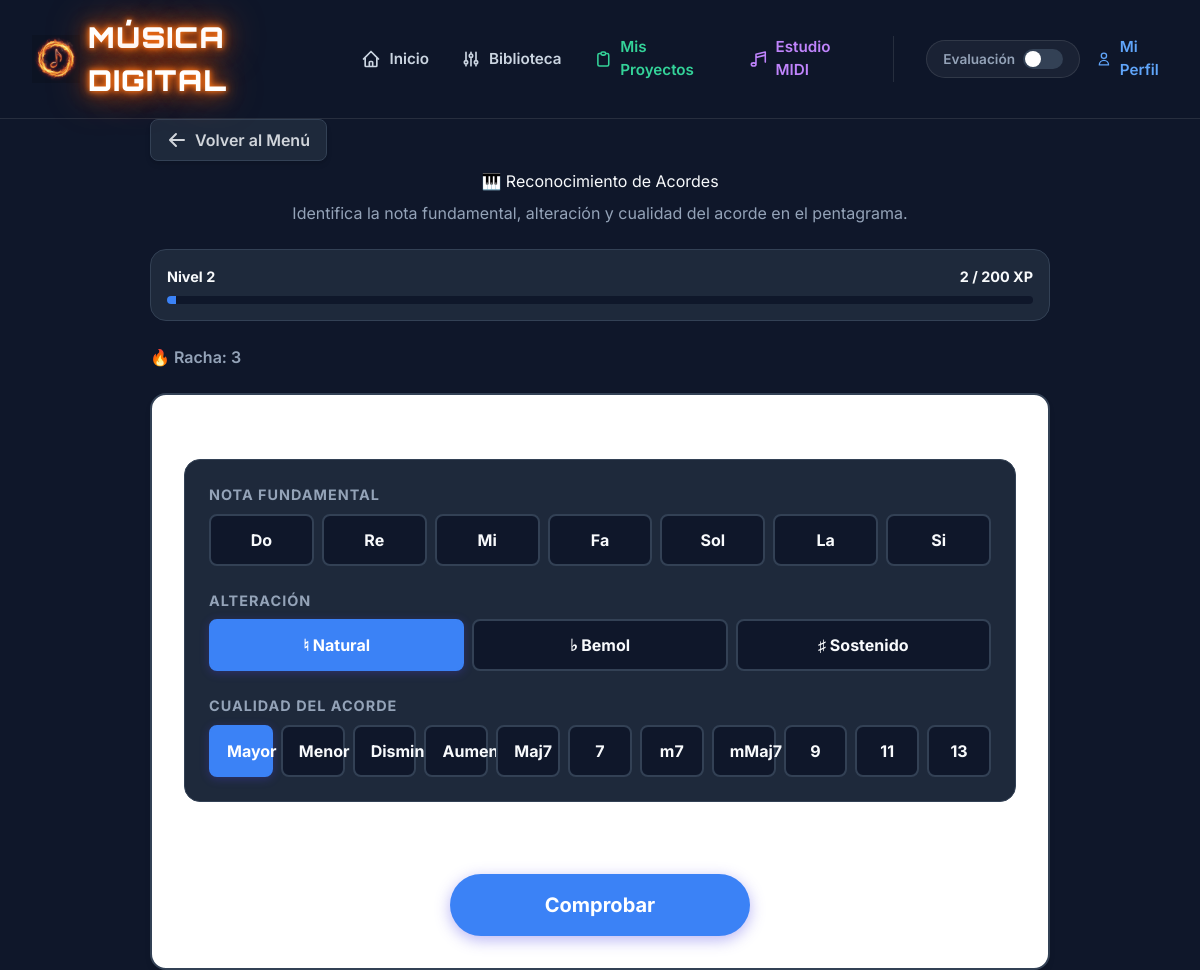
Screenshot of /juego/reconocimiento-acordes/ (signed in) with the database file from the repository.
### trainer/models.py (models this page shows, shortened)
class Game(models.Model):
    slug = models.SlugField(unique=True)
    name = models.CharField(max_length=100)
    description = models.TextField()
    order = models.IntegerField(default=1)
    recommended_accuracy = models.IntegerField(default=0)
    recommended_attempts = models.IntegerField(default=0)

class Score(models.Model):
    user = models.ForeignKey(User, on_delete=models.CASCADE, related_name='scores')
    game = models.ForeignKey(Game, on_delete=models.CASCADE)
    level = models.IntegerField(default=1)
    total_points = models.IntegerField(default=0)
    max_streak = models.IntegerField(default=0)
    current_streak = models.IntegerField(default=0)
    correct_answers = models.IntegerField(default=0)
    total_answers = models.IntegerField(default=0)
    class Meta:
        unique_together = ('user', 'game')
    @property
    def level_info(self):
        thresholds = [0, 100, 300, 600, 1000, 1500, 2100, 2800, 3600, 4500]
        xp = self.total_points
        level = 1
        for i, threshold in enumerate(thresholds):
            if xp < threshold:
                break
            level = i + 1
        if level <= len(thresholds) - 1:
            current_level_base = thresholds[level - 1]
            next_level_base = thresholds[level]
        else:
            current_level_base = thresholds[-1] + (level - len(thresholds)) * 1000
            next_level_base = current_level_base + 1000
        xp_in_level = xp - current_level_base
        xp_needed = next_level_base - current_level_base
        progress_percentage = min(100, int((xp_in_level / xp_needed) * 100))
        return {
            'level': level,
            'xp_in_level': xp_in_level,
            'xp_needed': xp_needed,
            'progress_percentage': progress_percentage
        }

### trainer/views.py (the view)
# urls.py: path('juego/reconocimiento-acordes/', views.trainer_reconocimiento_acordes, name='trainer_reconocimiento_acordes'),
@login_required
def trainer_reconocimiento_acordes(request):
    game = get_object_or_404(Game, slug='reconocimiento-acordes')
    score, _ = Score.objects.get_or_create(user=request.user, game=game)
    stats_data = get_game_stats(request.user, game)
    context = {
        'game': game,
        'score': score,
        'incorrect_answers': stats_data['incorrect_answers'],
        'avg_time': stats_data['avg_time']
    }
    return render(request, 'trainer/trainer_acordes.html', context)

### trainer/views.py (called while the page is built)
def parse_interval_size(presented_question):
    if '-' not in presented_question:
        return presented_question
    try:
        n1, n2 = presented_question.split('-')
        scale = ['c', 'd', 'e', 'f', 'g', 'a', 'b']
        c1, oct1 = n1.split('/')
        c2, oct2 = n2.split('/')
        idx1 = scale.index(c1) + int(oct1) * 7
        idx2 = scale.index(c2) + int(oct2) * 7
        dist = abs(idx2 - idx1) + 1
        interval_names = {
            2: "Segunda", 3: "Tercera", 4: "Cuarta",
            5: "Quinta", 6: "Sexta", 7: "Séptima", 8: "Octava"
        }
        return interval_names.get(dist, f"{dist}a")
    except Exception:
        return presented_question

### templates/trainer/trainer_acordes.html (shortened to what this page needs)
{% extends 'base.html' %}
{% block content %}
<div class="trainer-container">
    <div class="top-nav">
        <a href="{% url 'entrenador_index' %}" class="inline-flex items-center gap-2 px-4 py-2 bg-slate-800 hover:bg-slate-700 border border-slate-700 hover:border-slate-600 text-gray-300 hover:text-white rounded-lg font-semibold transition-all shadow-md">
            <svg xmlns="http://www.w3.org/2000/svg" class="h-5 w-5" viewBox="0 0 20 20" fill="currentColor">
                <path fill-rule="evenodd" d="M9.707 16.707a1 1 0 01-1.414 0l-6-6a1 1 0 010-1.414l6-6a1 1 0 011.414 1.414L5.414 9H17a1 1 0 110 2H5.414l4.293 4.293a1 1 0 010 1.414z" clip-rule="evenodd" />
            </svg>
            Volver al Menú
        </a>
    </div>
    <div style="text-align: center; width: 100%;">
        <h1 style="margin-bottom: 0.5rem;">🎹 {{ game.name }}</h1>
        <p style="color: var(--text-secondary);">Identifica la nota fundamental, alteración y cualidad del acorde en el pentagrama.</p>
    </div>
    <div class="progress-container">
        <div class="progress-labels">
            <span>Nivel <span id="ui-level">{{ score.level_info.level }}</span></span>
            <span><span id="ui-xp">{{ score.level_info.xp_in_level }}</span> / <span id="ui-xp-needed">{{ score.level_info.xp_needed }}</span> XP</span>
        </div>
        <div class="progress-track">
            <div id="ui-progress-bar" class="progress-fill" style="width: {{ score.level_info.progress_percentage }}%;"></div>
        </div>
    </div>
    <div class="status-bar">
        <div>🔥 Racha: <span id="streak-counter">{{ score.current_streak }}</span></div>
    </div>
    <div id="playback-area">
        <div class="controls-panel">
            <div>
                <div class="button-group-title">Nota Fundamental</div>
                <div class="button-row" id="root-buttons">
                    <button class="chord-btn root-btn" data-val="C">Do</button>
                    <button class="chord-btn root-btn" data-val="D">Re</button>
                    <button class="chord-btn root-btn" data-val="E">Mi</button>
                    <button class="chord-btn root-btn" data-val="F">Fa</button>
                    <button class="chord-btn root-btn" data-val="G">Sol</button>
                    <button class="chord-btn root-btn" data-val="A">La</button>
                    <button class="chord-btn root-btn" data-val="B">Si</button>
                </div>
            </div>
            <div>
                <div class="button-group-title">Alteración</div>
                <div class="button-row" id="accidental-buttons">
                    <button class="chord-btn acc-btn active" data-val="natural">♮ Natural</button>
                    <button class="chord-btn acc-btn" data-val="flat">♭ Bemol</button>
                    <button class="chord-btn acc-btn" data-val="sharp">♯ Sostenido</button>
                </div>
            </div>
            <div>
                <div class="button-group-title">Cualidad del Acorde</div>
                <div class="button-row" id="quality-buttons">
                    <button class="chord-btn qual-btn active" data-val="Mayor">Mayor</button>
                    <button class="chord-btn qual-btn" data-val="Menor">Menor</button>
                    <button class="chord-btn qual-btn" data-val="Disminuido">Disminuido</button>
                    <button class="chord-btn qual-btn" data-val="Aumentado">Aumentado</button>
                    <button class="chord-btn qual-btn" data-val="Maj7">Maj7</button>
                    <button class="chord-btn qual-btn" data-val="7">7</button>
                    <button class="chord-btn qual-btn" data-val="m7">m7</button>
                    <button class="chord-btn qual-btn" data-val="mMaj7">mMaj7</button>
                    <button class="chord-btn qual-btn" data-val="9">9</button>
                    <button class="chord-btn qual-btn" data-val="11">11</button>
                    <button class="chord-btn qual-btn" data-val="13">13</button>
                </div>
            </div>
        </div>
        <button id="btn-submit" class="btn-submit">Comprobar</button>
    </div>
</div>
{% endblock %}

### templates/base.html (style rules this page uses)
:root { --primary: #3b82f6; --primary-hover: #2563eb; --bg: #0f172a; --surface: #1e293b; --text: #f8fafc; --text-secondary: #94a3b8; --success: #10b981; --danger: #ef4444; --border: #334155; }
body { font-family: 'Inter', sans-serif; background-color: var(--bg); color: var(--text); line-height: 1.5; min-height: 100vh; display: flex; flex-direction: column; }

### templates/trainer/trainer_acordes.html (style rules this page uses)
.trainer-container { display: flex; flex-direction: column; align-items: center; gap: 1.5rem; max-width: 900px; margin: 0 auto; }
.top-nav { width: 100%; margin-bottom: -1rem; }
.status-bar { display: flex; justify-content: space-between; width: 100%; font-weight: 600; color: var(--text-secondary); }
.progress-container { width: 100%; background: var(--surface); padding: 1rem; border-radius: 1rem; border: 1px solid var(--border); }
.progress-labels { display: flex; justify-content: space-between; font-weight: bold; margin-bottom: 0.5rem; color: var(--text); font-size: 0.9rem; }
.progress-track { width: 100%; background: var(--bg); height: 8px; border-radius: 4px; overflow: hidden; }
.progress-fill { height: 100%; background: var(--primary); transition: width 0.3s ease; }
#playback-area { background: white; border-radius: 1rem; padding: 2rem; box-shadow: 0 4px 6px -1px rgba(0, 0, 0, 0.1); border: 2px solid var(--border); width: 100%; display: flex; flex-direction: column; align-items: center; transition: border-color 0.3s; }
.btn-submit { background: var(--primary); color: white; border: none; padding: 1rem 3rem; font-size: 1.25rem; font-weight: bold; border-radius: 50px; cursor: pointer; transition: transform 0.2s, box-shadow 0.2s; box-shadow: 0 4px 15px rgba(79, 70, 229, 0.4); margin-top: 1.5rem; width: 100%; max-width: 300px; }
.controls-panel { display: flex; flex-direction: column; gap: 1.5rem; width: 100%; background: var(--surface); padding: 1.5rem; border-radius: 1rem; border: 1px solid var(--border); }
.button-group-title { font-size: 0.9rem; font-weight: bold; color: var(--text-secondary); text-transform: uppercase; margin-bottom: 0.5rem; letter-spacing: 1px; }
.button-row { display: flex; flex-wrap: wrap; gap: 0.5rem; justify-content: center; }
.chord-btn { background: var(--bg); border: 2px solid var(--border); color: var(--text); padding: 0.75rem 1rem; border-radius: 0.5rem; font-weight: bold; cursor: pointer; transition: all 0.2s; flex: 1; min-width: 60px; text-align: center; }
.chord-btn.active { background: var(--primary); color: white; border-color: var(--primary); box-shadow: 0 2px 10px rgba(79, 70, 229, 0.3); }

### rows the page displays
Game: name "Reconocimiento de Acordes"
Score: level_info.level "2", level_info.xp_in_level "2", level_info.xp_needed "200", current_streak "3"
